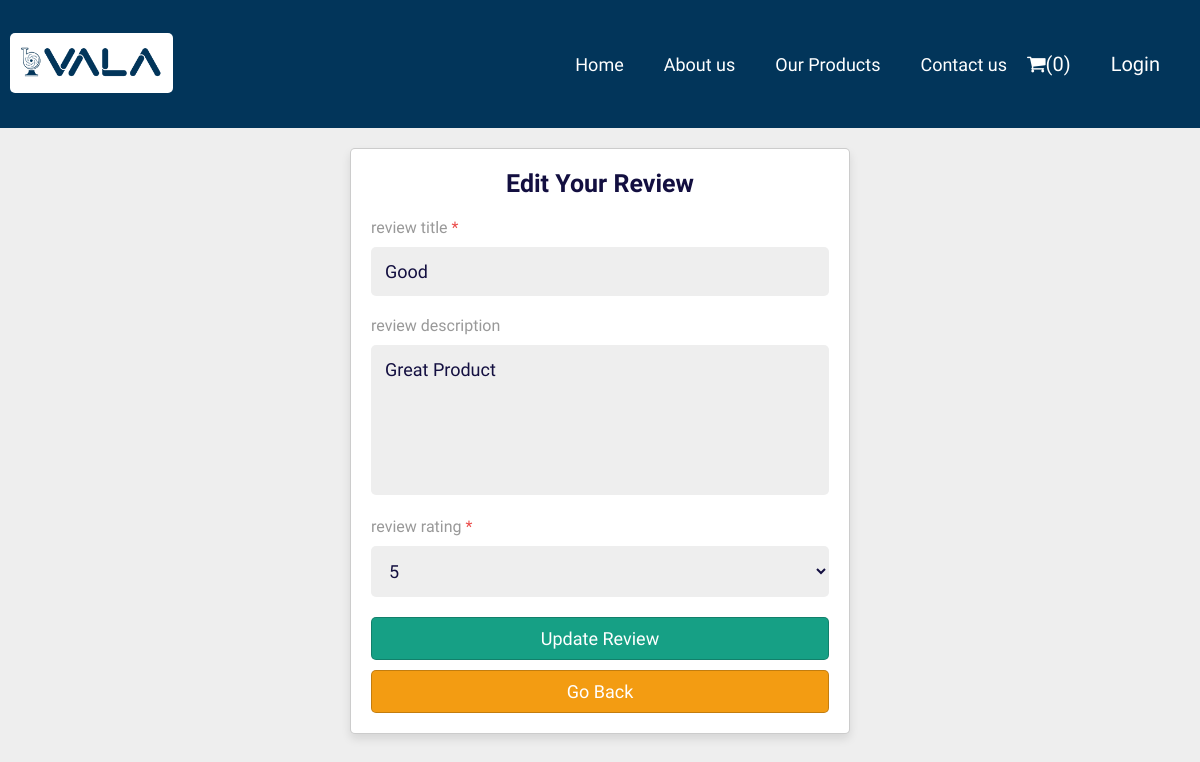
The page /update_review.php?get_id=2 on the database its author committed.
### tables this page shows
CREATE TABLE `feedback_rating` (
  `f_r_id` int(10) NOT NULL,
  `user_id` int(11) NOT NULL,
  `product_id` int(11) NOT NULL,
  `star` int(11) NOT NULL,
  `feedback_titles` varchar(45) NOT NULL,
  `f_comments` text NOT NULL,
  `f_date` datetime NOT NULL DEFAULT current_timestamp()
);

### update_review.php (the view, shortened to what this page needs)
<?php
include 'config.php';
if(isset($_GET['get_id'])){
   $get_id = $_GET['get_id'];
}else{
   $get_id = '';
   header('location:Our-category.php');
}
?>
<!DOCTYPE html>
<html lang="en">
<head>
   <link rel="stylesheet" href="css/s2.css">
</head>
<body>
<?php include 'navbar.php'; ?>
<section class="account-form">
   <?php
      $select_review = mysqli_query($conn,"SELECT * FROM `feedback_rating` WHERE f_r_id = '$get_id'");
      $num = mysqli_num_rows($select_review);
      if($num>0){
         while($fetch_review = mysqli_fetch_assoc($select_review)){
   ?>
   <form action="" method="post">
      <h3>edit your review</h3>
      <p class="placeholder">review title <span>*</span></p>
      <input type="text" name="title" required maxlength="50" placeholder="enter review title" class="box" value="<?= $fetch_review['feedback_titles']; ?>">
      <p class="placeholder">review description</p>
      <textarea name="description" class="box" placeholder="enter review description" maxlength="1000" cols="30" rows="10"><?= $fetch_review['f_comments']; ?></textarea>
      <p class="placeholder">review rating <span>*</span></p>
      <select name="rating" class="box" required>
         <option value="<?= $fetch_review['star']; ?>"><?= $fetch_review['star']; ?></option>
      </select>
      <input type="submit" value="update review" name="submit" class="btn">
      <a href="view_review.php?get_id=<?= $fetch_review['product_id']; ?>" class="option-btn">go back</a>
   </form>
   <?php
         }
      }else{
         echo '<p class="empty">something went wrong!</p>';
      }
   ?>
</section>
</body>
</html>

### css/s2.css (style rules this page uses)
:root { --main-color:#16a085; --red:#eb4d4b; --orange:#f39c12; --black:#130f40; --light-color:#999; --light-bg:#eee; --white:#fff; --border:.1rem solid rgba(0,0,0,.2); --box-shadow:0 .5rem 1rem rgba(0,0,0,.1); }
* { font-family: 'Comfortaa', cursive; margin: 0; padding: 0; box-sizing: border-box; outline: none; border: none; text-decoration: none; scrollbar-color: var(--main-color) var(--black); scrollbar-width: thin; }
html { font-size: 62.5%; overflow-x: hidden; }
body { background-color: var(--light-bg); padding-bottom: 8rem; }
section { max-width: 1200px; margin: 0 auto; padding: 2rem; }
.btn, .delete-btn, .option-btn { display: block; width: 100%; }
.btn, .delete-btn, .option-btn, .inline-btn, .inline-delete-btn, .inline-option-btn { margin-top: 1rem; text-align: center; padding: 1rem 3rem; font-size: 1.8rem; border-radius: .5rem; border: var(--border); color: var(--white); cursor: pointer; text-transform: capitalize; }
.btn, .inline-btn { background-color: var(--main-color); }
.option-btn, .inline-option-btn { background-color: var(--orange); }
.account-form form { background: var(--white); box-shadow: var(--box-shadow); box-shadow: var(--box-shadow); padding: 2rem; border: var(--border); border-radius: .5rem; max-width: 50rem; margin: 0 auto; }
.account-form form h3 { padding-bottom: 1rem; font-size: 2.5rem; color: var(--black); text-transform: capitalize; text-align: center; }
.account-form form p { padding-top: 1rem; font-size: 1.6rem; color: var(--light-color); }
.account-form form p span { color: var(--red); }
.account-form form .box { width: 100%; border-radius: .5rem; padding: 1.4rem; font-size: 1.8rem; color: var(--black); background-color: var(--light-bg); margin: 1rem 0; }
.account-form form textarea { height: 15rem; resize: none; }

### navbar.php (style rules this page uses)
body { margin: 0; font-family: Arial, Helvetica, sans-serif; }

### rows shown on the page
feedback_rating: title "Good", description "Great Product", rating "5"

### other values the page prints
$count "0"
